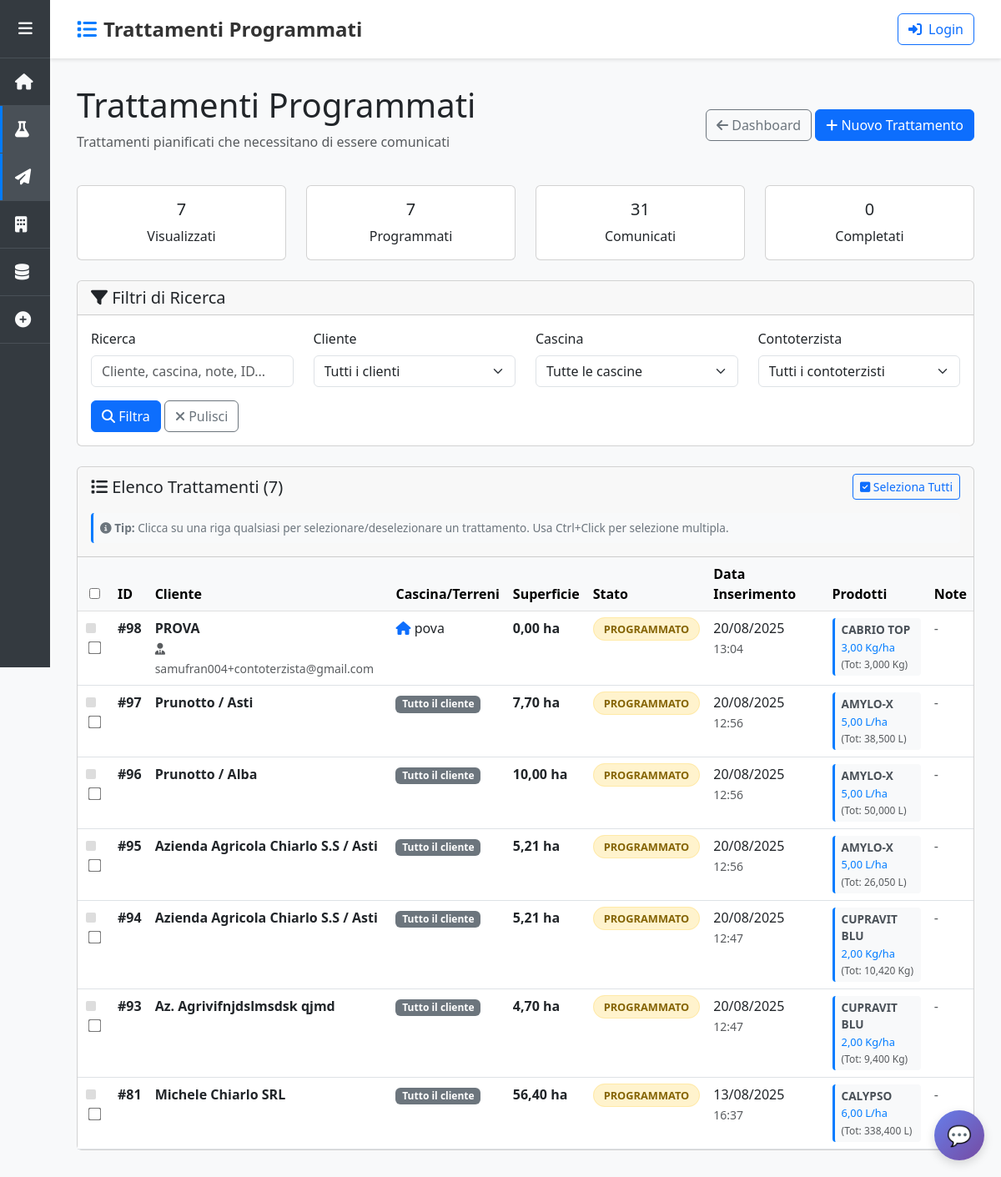
Before: /trattamenti/?view=programmati with the older database file.
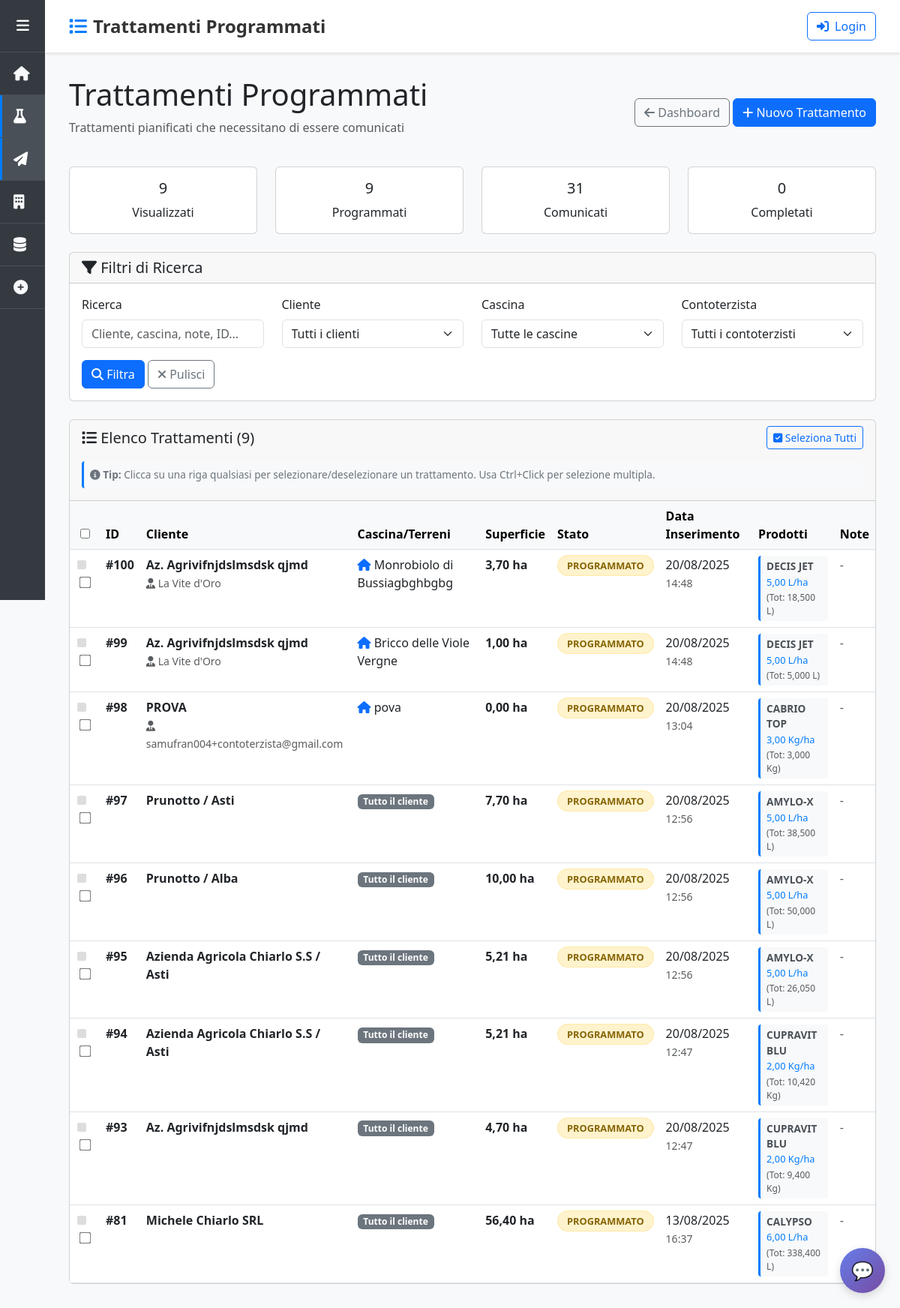
After: the same page with the newer database file.
### domenico/models.py (models this page shows, shortened)
class Trattamento(models.Model):
    STATI_CHOICES = [
        ('programmato', 'Programmato'),
        ('comunicato', 'Comunicato'),
        ('completato', 'Completato'),
        ('annullato', 'Annullato'),
    ]
    cliente = models.ForeignKey(Cliente, on_delete=models.CASCADE, related_name='trattamenti')
    cascina = models.ForeignKey(Cascina, on_delete=models.CASCADE, null=True, blank=True, related_name='trattamenti')
    terreni = models.ManyToManyField(Terreno, blank=True, related_name='trattamenti')
    LIVELLI_APPLICAZIONE = [
        ('cliente', 'Intera Azienda'),
        ('cascina', 'Cascina'),
        ('terreno', 'Terreni Selezionati'),
    ]
    livello_applicazione = models.CharField(
        max_length=20,
        choices=LIVELLI_APPLICAZIONE,
        default='cliente',
        help_text="Specifica il livello di applicazione del trattamento"
    )
    data_inserimento = models.DateTimeField(auto_now_add=True)
    data_comunicazione = models.DateTimeField(null=True, blank=True)
    data_esecuzione = models.DateField(null=True, blank=True)
    stato = models.CharField(
        max_length=20,
        choices=STATI_CHOICES,
        default='programmato',
        help_text="Stato attuale del trattamento"
    )
    class Meta:
        ordering = ['-data_inserimento']
        verbose_name = 'Trattamento'
        verbose_name_plural = 'Trattamenti'
    def get_superficie_interessata(self):
        from decimal import Decimal
        try:
            if self.livello_applicazione == 'cliente':
                superficie = self.cliente.get_superficie_totale()
            elif self.livello_applicazione == 'cascina' and self.cascina:
                superficie = self.cascina.get_superficie_totale()
            elif self.livello_applicazione == 'terreno':
                superficie = sum(terreno.superficie for terreno in self.terreni.all())
            else:
                superficie = 0
            return Decimal(str(superficie)) if superficie else Decimal('0')
        except Exception as e:
            print(f"Errore calcolo superficie trattamento {self.id}: {e}")
            return Decimal('0')

class Cliente(models.Model):
    nome = models.CharField(max_length=200)
    creato_il = models.DateTimeField(auto_now_add=True)
    def get_superficie_totale(self):
        from decimal import Decimal
        try:
            superficie = sum(cascina.get_superficie_totale() for cascina in self.cascine.all())
            return Decimal(str(superficie))
        except Exception:
            return Decimal('0')

class Cascina(models.Model):
    nome = models.CharField(max_length=200)
    cliente = models.ForeignKey(Cliente, on_delete=models.CASCADE, related_name='cascine')
    contoterzista = models.ForeignKey(
        Contoterzista,
        on_delete=models.SET_NULL,
        null=True,
        blank=True,
        related_name='cascine',
        help_text="Contoterzista responsabile per questa cascina (opzionale)"
    )
    def get_superficie_totale(self):
        from decimal import Decimal
        try:
            superficie = sum(terreno.superficie for terreno in self.terreni.all())
            return Decimal(str(superficie))
        except Exception:
            return Decimal('0')

class Contoterzista(models.Model):
    nome = models.CharField(max_length=200)
    email = models.EmailField(blank=True)
    class Meta:
        verbose_name = "Contoterzista"
        verbose_name_plural = "Contoterzisti"

class TrattamentoProdotto(models.Model):
    trattamento = models.ForeignKey(Trattamento, on_delete=models.CASCADE)
    prodotto = models.ForeignKey(Prodotto, on_delete=models.CASCADE)
    quantita_per_ettaro = models.DecimalField(
        max_digits=10,
        decimal_places=3,
        validators=[MinValueValidator(0.001)],
        help_text="Quantità per ettaro"
    )
    def get_quantita_per_ettaro(self):
        if hasattr(self, 'quantita_per_ettaro'):
            return self.quantita_per_ettaro
        elif hasattr(self, 'quantita'):
            return self.quantita
    @property
    def quantita_totale(self):
        try:
            superficie = self.trattamento.get_superficie_interessata()
            quantita_per_ettaro = self.get_quantita_per_ettaro()
            from decimal import Decimal
            if superficie is None or superficie == 0:
                return quantita_per_ettaro
            superficie_decimal = Decimal(str(superficie))
            quantita_decimal = Decimal(str(quantita_per_ettaro))
            return quantita_decimal * superficie_decimal
        except (ValueError, TypeError, AttributeError) as e:
            import logging
            logger = logging.getLogger(__name__)
            logger.error(f"Errore calcolo quantita_totale per {self}: {e}")
            return self.get_quantita_per_ettaro()
    class Meta:
        unique_together = ['trattamento', 'prodotto']
        verbose_name = "Prodotto del Trattamento"
        verbose_name_plural = "Prodotti del Trattamento"

class Prodotto(models.Model):
    nome = models.CharField(max_length=200)
    principi_attivi = models.ManyToManyField(PrincipioAttivo, related_name='prodotti')
    descrizione = models.TextField(blank=True)
    unita_misura = models.CharField(
        max_length=20,
        default='L',
        help_text="Es: L, Kg, g, ml"
    )
    class Meta:
        verbose_name = "Prodotto"
        verbose_name_plural = "Prodotti"

class Terreno(models.Model):
    nome = models.CharField(max_length=200)
    cascina = models.ForeignKey(Cascina, on_delete=models.CASCADE, related_name='terreni')
    superficie = models.DecimalField(
        max_digits=10,
        decimal_places=2,
        validators=[MinValueValidator(0.01)],
        help_text="Superficie in ettari"
    )
    class Meta:
        verbose_name = "Terreno"
        verbose_name_plural = "Terreni"

### domenico/views.py (the view)
# urls.py: path('trattamenti/', views.trattamenti, name='trattamenti'),
def trattamenti(request):
    view_type = request.GET.get('view', 'dashboard')
    if view_type == 'dashboard':
        return trattamenti_dashboard(request)
    else:
        return trattamenti_table(request, view_type)

### domenico/templates/trattamenti_table.html (shortened to what the changed rows need)
{% extends 'base.html' %}
{% load aziende_extras %}
{% block page_title %}{{ view_title }}{% endblock %}
{% block page_icon %}<i class="fas fa-list"></i>{% endblock %}
{% block content %}
<div class="d-flex justify-content-between align-items-center mb-4">
    <div>
        <h1>{{ view_title }}</h1>
    </div>
</div>
<div class="row mb-4">
    <div class="col-md-3">
        <div class="card text-center">
            <div class="card-body">
                <h5 class="card-title">{{ stats.filtrati }}</h5>
                <p class="card-text">Visualizzati</p>
            </div>
        </div>
    </div>
    <div class="col-md-3">
        <div class="card text-center">
            <div class="card-body">
                <h5 class="card-title">{{ stats.programmati }}</h5>
                <p class="card-text">Programmati</p>
            </div>
        </div>
    </div>
</div>
<div class="card">
    <div class="card-header">
        <div class="table-header-actions">
            <h5 class="mb-0">
                <i class="fas fa-list"></i>
                Elenco Trattamenti ({{ stats.filtrati }})
            </h5>
            <div>
                <button class="btn btn-sm btn-outline-primary" onclick="selectAll()">
                </button>
            </div>
        </div>
    </div>
    {% if trattamenti %}
    <div class="table-responsive">
        <table class="table table-hover mb-0" id="trattamentiTable">
            <thead class="table-light">
                <tr>
                    <th class="checkbox-column">
                        <input type="checkbox" id="selectAllCheckbox" onchange="toggleSelectAll()">
                    </th>
                    <th>ID</th>
                    <th>Cliente</th>
                    <th>Cascina/Terreni</th>
                    <th>Superficie</th>
                    <th>Stato</th>
                    <th>Data Inserimento</th>
                    <th>Prodotti</th>
                    <th>Note</th>
                </tr>
            </thead>
            <tbody>
                {% for trattamento in trattamenti %}
                <tr id="row-{{ trattamento.id }}"
                    class="selectable-row"
                    data-treatment-id="{{ trattamento.id }}"
                    onclick="toggleRowSelection({{ trattamento.id }}, event)">
                    <td class="checkbox-column">
                        <span class="selection-indicator"></span>
                        <input type="checkbox"
                               class="trattamento-checkbox"
                               value="{{ trattamento.id }}"
                               onchange="updateSelection()">
                    </td>
                    <td><strong>#{{ trattamento.id }}</strong></td>
                    <td>
                        <strong>{{ trattamento.cliente.nome }}</strong>
                        {% if trattamento.cascina.contoterzista %}
                            <br><small class="text-muted">
                                <i class="fas fa-user-tie"></i> {{ trattamento.cascina.contoterzista.nome }}
                            </small>
                        {% endif %}
                    </td>
                    <td>
                        {% if trattamento.livello_applicazione == 'cliente' %}
                            <span class="badge bg-secondary">Tutto il cliente</span>
                        {% elif trattamento.livello_applicazione == 'cascina' %}
                            <i class="fas fa-home text-primary"></i> {{ trattamento.cascina.nome }}
                        {% else %}
                            <i class="fas fa-seedling text-success"></i>
                            {% for terreno in trattamento.terreni.all %}
                                {{ terreno.nome }}{% if not forloop.last %}, {% endif %}
                            {% endfor %}
                            <br><small class="text-muted">{{ trattamento.cascina.nome }}</small>
                        {% endif %}
                    </td>
                    <td>
                        <strong>{{ trattamento.get_superficie_interessata|floatformat:2 }} ha</strong>
                    </td>
                    <td>
                        <span class="status-badge status-{{ trattamento.stato }}">
                            {{ trattamento.get_stato_display }}
                        </span>
                    </td>
                    <td>
                        {{ trattamento.data_inserimento|date:"d/m/Y" }}
                        <br><small class="text-muted">{{ trattamento.data_inserimento|date:"H:i" }}</small>
                    </td>
                    <td class="prodotti-cell">
                        {% if trattamento.trattamentoprodotto_set.all %}
                            <div class="prodotti-list">
                                {% for tp in trattamento.trattamentoprodotto_set.all %}
                                    <div class="prodotto-item">
                                        <span class="prodotto-nome">{{ tp.prodotto.nome }}</span>
                                        <span class="prodotto-quantita">
                                            {{ tp.quantita_per_ettaro|floatformat:2 }} {{ tp.prodotto.unita_misura }}/ha
                                        </span>
                                        <small class="prodotto-totale text-muted">
                                            (Tot: {{ tp.quantita_totale|floatformat:3 }} {{ tp.prodotto.unita_misura }})
                                        </small>
                                    </div>
                                {% endfor %}
                            </div>
                        {% else %}
                            <span class="text-muted">
                                <i class="fas fa-exclamation-triangle"></i>
                                Nessun prodotto associato
                            </span>
                        {% endif %}
                    </td>
                    <td>
                        {% if trattamento.note %}
                            <span class="text-truncate" style="max-width: 150px;" title="{{ trattamento.note }}">
                                {{ trattamento.note|truncatechars:50 }}
                            </span>
                        {% else %}
                            <span class="text-muted">-</span>
                        {% endif %}
                    </td>
                </tr>
                {% endfor %}
            </tbody>
        </table>
    </div>
    {% endif %}
</div>
{% endblock %}

Changed rows visible on the page:
added Trattamento: id "100", cliente.nome "Az. Agrivifnjdslmsdsk qjmd", cascina.contoterzista.nome "La Vite d'Oro", cascina.nome "Monrobiolo di Bussiagbghbgbg", get_superficie_interessata "3,70", stato "PROGRAMMATO", data_inserimento "20/08/2025", data_inserimento "14:48"
added TrattamentoProdotto: prodotto.nome "DECIS JET", quantita_per_ettaro "5,00", prodotto.unita_misura "L", quantita_totale "18,500", shown under "100"
added Trattamento: id "99", cliente.nome "Az. Agrivifnjdslmsdsk qjmd", cascina.contoterzista.nome "La Vite d'Oro", cascina.nome "Bricco delle Viole Vergne", get_superficie_interessata "1,00", stato "PROGRAMMATO", data_inserimento "20/08/2025", data_inserimento "14:48"
added TrattamentoProdotto: prodotto.nome "DECIS JET", quantita_per_ettaro "5,00", prodotto.unita_misura "L", quantita_totale "5,000", shown under "99"
Other visible differences:
{{ stats.filtrati }}: "7" → "9"
{{ stats.programmati }}: "7" → "9"
